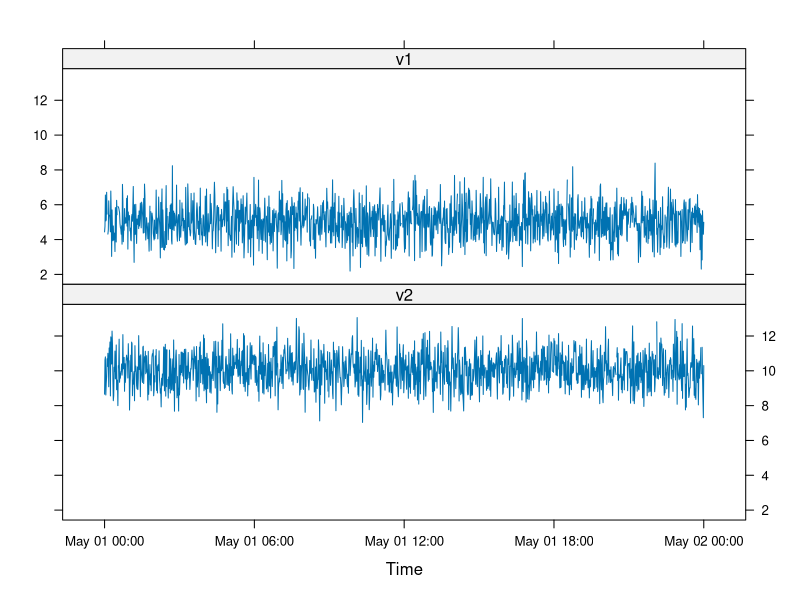
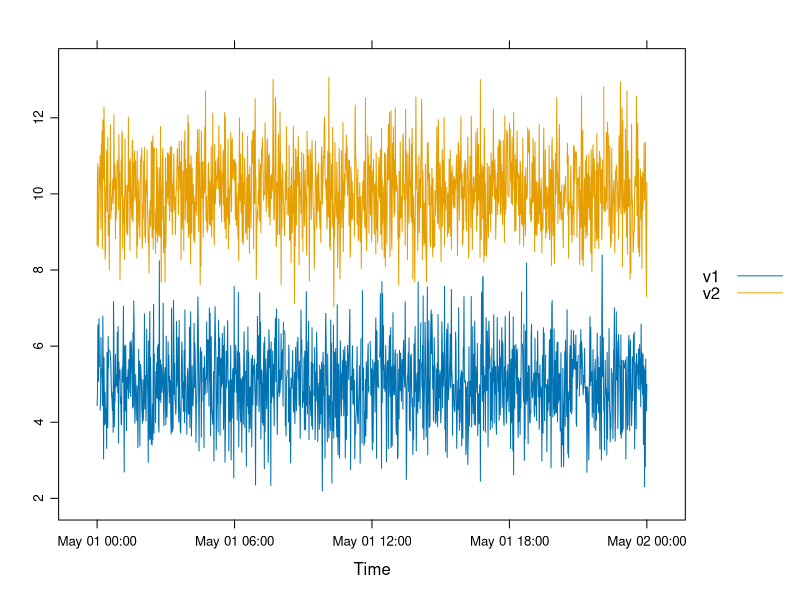

These figures' R source, in order:
## ---- chunk 1
# start and end of time seq
start <- as.POSIXct('2014-05-01 00:00:00')
end <- as.POSIXct('2014-05-02 00:00:00')

# by sec
bysec<-as.POSIXct(seq(start, end, by="sec"))
#alternatively   
bysec<-as.POSIXct(seq(start, end, by=1))

# by min
bymin<-as.POSIXct(seq(start, end, by="min"))
# alternatively   
bymin<-as.POSIXct(seq(start, end, by=60))

# by hour
byhour<-as.POSIXct(seq(start, end, by="hour"))
# alternatively 
byhour<-as.POSIXct(seq(start, end, by=60*60))

# and so on for other time intervals...

# eg. by 15 minutes
by15min<-as.POSIXct(seq(start, end, by="15 mins"))
# alternatively   
by15min<-as.POSIXct(seq(start, end, by=60*15))

## ---- chunk 2
set.seed(123)
v1<-rnorm(length(bymin), 5)

set.seed(456)
v2<-rnorm(length(bymin), 10)

# here using bymin as time seq
df<-data.frame(date=bymin,v1, v2)

# introduce some random NAs
df[sample(nrow(df),20),"v1"]<-NA
df[sample(nrow(df),10),"v2"]<-NA

summary(df)
str(df)
## ---- chunk 3
head(aggregate(df[c("v1","v2")], format(df["date"],"%Y-%m-%d %H"), mean, na.rm = TRUE))
#alternatively
head(aggregate(df[c(2,3)], format(df[1],"%Y-%m-%d %H"), mean, na.rm = TRUE))
## ---- chunk 4
# see cut.POSIXt for refs
head(aggregate(df[c("v1","v2")], list(date=cut(df$date, breaks="hour")), mean, na.rm = TRUE))
## ---- chunk 5
head(aggregate(df[c("v1","v2")], list(date=cut(df$date, breaks="15 mins")), mean, na.rm = TRUE))
## ---- chunk 6
require(zoo)
## ---- chunk 7
myzoo<-zoo(cbind(df$v1,df$v2),df$date)
str(myzoo)
## ---- chunk 8
require(lattice)
xyplot(myzoo, screens=c("v1","v2"),
       scales = list(y = list(relation = "same"))
       )
xyplot(myzoo, superpose=TRUE, auto.key=list(text=c("v1", "v2")))

## ---- chunk 9
head(aggregate(myzoo, format(index(myzoo),"%Y-%m-%d %H"), mean, na.rm=TRUE))
## ---- chunk 10
head(aggregate(myzoo, cut(index(myzoo), breaks="15 mins"), mean, na.rm=TRUE))
## ---- chunk 11
head(rollapply(myzoo,width=5,mean, align="right", na.rm=TRUE))
## ---- chunk 12
head(rollapply(myzoo,width=5,FUN=mean, by=5,align="right", na.rm=TRUE))
## ---- chunk 13
require(xts)
## ---- chunk 14
myxts<-xts(cbind(df$v1,df$v2),df$date)
str(myxts)
## ---- chunk 15
head(period.apply(myxts,endpoints(myxts, "mins", 15), mean, na.rm=TRUE))
## ---- chunk 16
head(period.apply(myxts,endpoints(myxts, "hours", 2), mean, na.rm=TRUE))
## ---- chunk 17
#periodicity of dataset
periodicity(myxts)

#subset one single record
myxts["2014-05-01 08:00"]

#subset starting from first rec up to...
myxts["/2014-05-01 00:05"]

#subset first 5 recs
first(myxts, "5 mins")

#subset last 5 recs
last(myxts, "5 mins")
